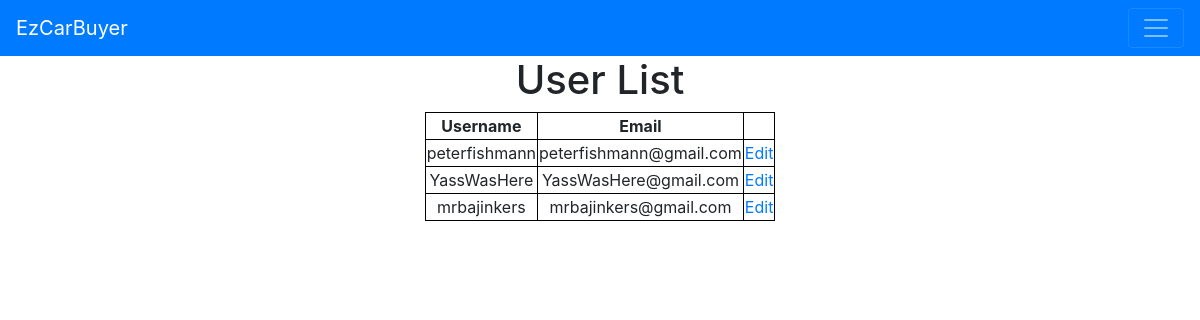
The app's page /user/index with its own data.
### tables this page shows
CREATE TABLE `users` (
  `id` int(11) NOT NULL,
  `username` varchar(255) NOT NULL,
  `email` varchar(255) NOT NULL
);

### Controller/UserController.php (called while the page is built, shortened)
<?php
class UserController extends Controller{
    public function index(){
        $users = $this->model('user')->get();
        $this->view('user/index', ['user'=>$users]);
    }
}
?>

### Model/User.php (called while the page is built, shortened)
<?php
class User extends Model{
    public function get(){
        $SQL = "SELECT * FROM users";
        $stmt = self::$_conn->prepare($SQL);
        $stmt->execute();
        $stmt->setFetchMode(PDO::FETCH_CLASS,'User');
        return $stmt->fetchAll();
    }
}
?>

### dbConn.php (called while the page is built)
<?php
class Model{
    protected static $_conn = null;
    public function __construct(){
        if(self::$_conn == null){
            $host = 'localhost';
            $dbname = 'A01_part3';
            $user = 'root';
            $password = '';
            self::$_conn = new PDO("mysql:host=$host;dbname=$dbname",$user,$password);
        }
    }
}
?>

### View/user/index.php (the view, shortened to what this page needs)
<!DOCTYPE html>
<html lang="en">
<head>
    </head>
    <?php
    include 'View/includes/style.php';
    include 'View/includes/navbar.php';
    ?>
<body>
   <h1><center>User List</center></h1>
   <table>
    <th>Username</th>
    <th>Email</th>
<?php
            foreach($data['user'] as $user){
                echo "<tr><td>$user->username</td><td>$user->email</td><td><a href='/user/update/$user->id'>Edit</a></td></tr>";
            }
        ?>
        </table>
    </body>
</html>

### View/user/index.php (style rules this page uses)
table, th, td, tr { border:solid black 0.1rem; text-align:center; margin: auto; }

### records on screen
users: username "peterfishmann", email "peterfishmann@gmail.com"
users: username "YassWasHere", email "YassWasHere@gmail.com"
users: username "mrbajinkers", email "mrbajinkers@gmail.com"
